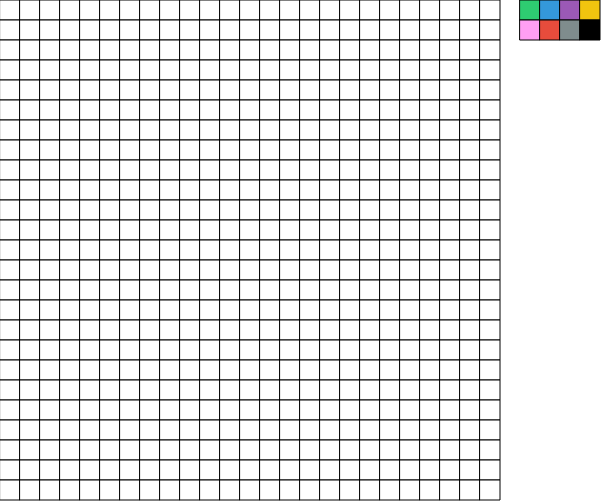
Frame 1 (no input)
Frame 60 (no input): identical to frame 1, image omitted
Frame 120 (the mouse pressed at the canvas centre since frame 60): identical to frame 1, image omitted

The p5.js sketch that drew this single still picture (run headless with seeded random() and noise() and a simulated clock; from frame 60 on, the mouse is pressed at the canvas centre):

// p5.js sketch
// ── sketch.js
function make2DArray(cols, rows) {
  var arr = new Array(cols);
  for (var i = 0; i < arr.length; i++){
    arr[i] = new Array(rows);
  }
  return arr;
}

var grid;
var cols;
var rows;
var w = 20;

var paletteColor;
var paletteCols;
var paletteRows;
var compteur = 0;
var pen;

function setup() {
  createCanvas(601, 501);
  cols = floor(501 / w);
  rows = floor(501 / w);
  grid = make2DArray(cols, rows);

  paletteCols = 4;
  paletteRows = 2;
  paletteColor = make2DArray(paletteCols, paletteRows);

  for (var i = 0; i < cols; i++) {
    for (var j = 0; j < rows; j++) {
      grid[i][j] = new Cell(i, j, w);
    }
  }

  for (var i = 0; i < paletteCols; i++) {
    for (var j = 0; j < paletteRows; j++) {
      paletteColor[i][j] = new Color(i, j, w);
    }
  }

}

function mousePressed() {

  for (var i = 0; i < cols; i++) {
    for (var j = 0; j < rows; j++) {
      if (grid[i][j].contains(mouseX, mouseY)) {
        grid[i][j].changeColor(pen);
      }
    }
  }

  for (var i = 0; i < paletteCols; i++) {
    for (var j = 0; j < paletteRows; j++) {
      if (paletteColor[i][j].contains(mouseX, mouseY)) {
        pen = paletteColor[i][j].penColor();
      }
    }
  }

}

function draw() {
  background(255);

  for (var i = 0; i < cols; i++) {
    for (var j = 0; j < rows; j++) {
      grid[i][j].show();
    }
  }

  paletteColor[0][0].show(0);
  paletteColor[1][0].show(1);
  paletteColor[2][0].show(2);
  paletteColor[3][0].show(3);
  paletteColor[0][1].show(4);
  paletteColor[1][1].show(5);
  paletteColor[2][1].show(6);
  paletteColor[3][1].show(7);

}

// ── cell.js
function Cell(i, j, w) {
	this.i = i;
	this.j = j;
	this.x = i * w;
	this.y = j * w;
	this.w = w;

	this.color = 255;
}

Cell.prototype.show = function() {
  fill(this.color);
	rect(this.x, this.y, this.w, this.w);
}

Cell.prototype.contains = function (x, y) {
	return (x > this.x && x < this.x + this.w && y > this.y && y < this.y+this.w);
}

Cell.prototype.changeColor = function(colorPen) {
  //this.color == 0 ? this.color = 255 : this.color = 0;
	this.color = colorPen;
}

// ── color.js
// green = #2ecc71
// blue = #3498db
// purple = #9b59b6
// yellow = #f1c40f
// pink = #ff9ff3
// red = #e74c3c
// gray = #7f8c8d
// black = #000000

var tabColor = ["#2ecc71", "#3498db", "#9b59b6", "#f1c40f", "#ff9ff3", "#e74c3c", "#7f8c8d", "#000000"];

function Color(i, j, w) {
	this.i = i;
	this.j = j;
	this.x = i * w;
	this.y = j * w;
	this.w = w;

	this.color;
}

Color.prototype.show = function(index) {
	this.color = tabColor[index];
	fill(tabColor[index]);
	rect(this.x + 500 + w, this.y, this.w, this.w);
}

Color.prototype.contains = function (x, y) {
	return (x > this.x + 500 + w && x < this.x + 500 + w + this.w && y > this.y && y < this.y+this.w);
}

Color.prototype.penColor = function () {
	return this.color;
}
